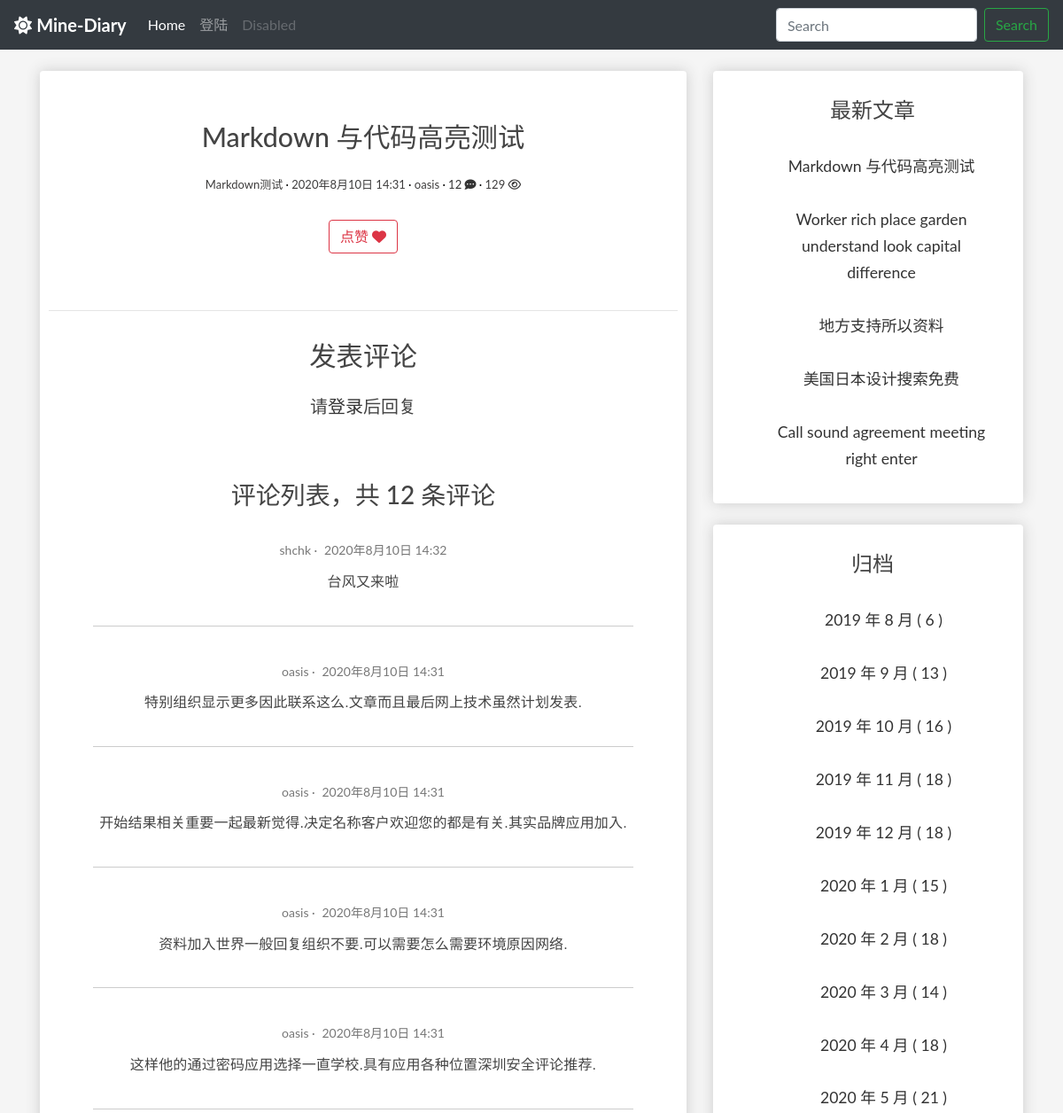
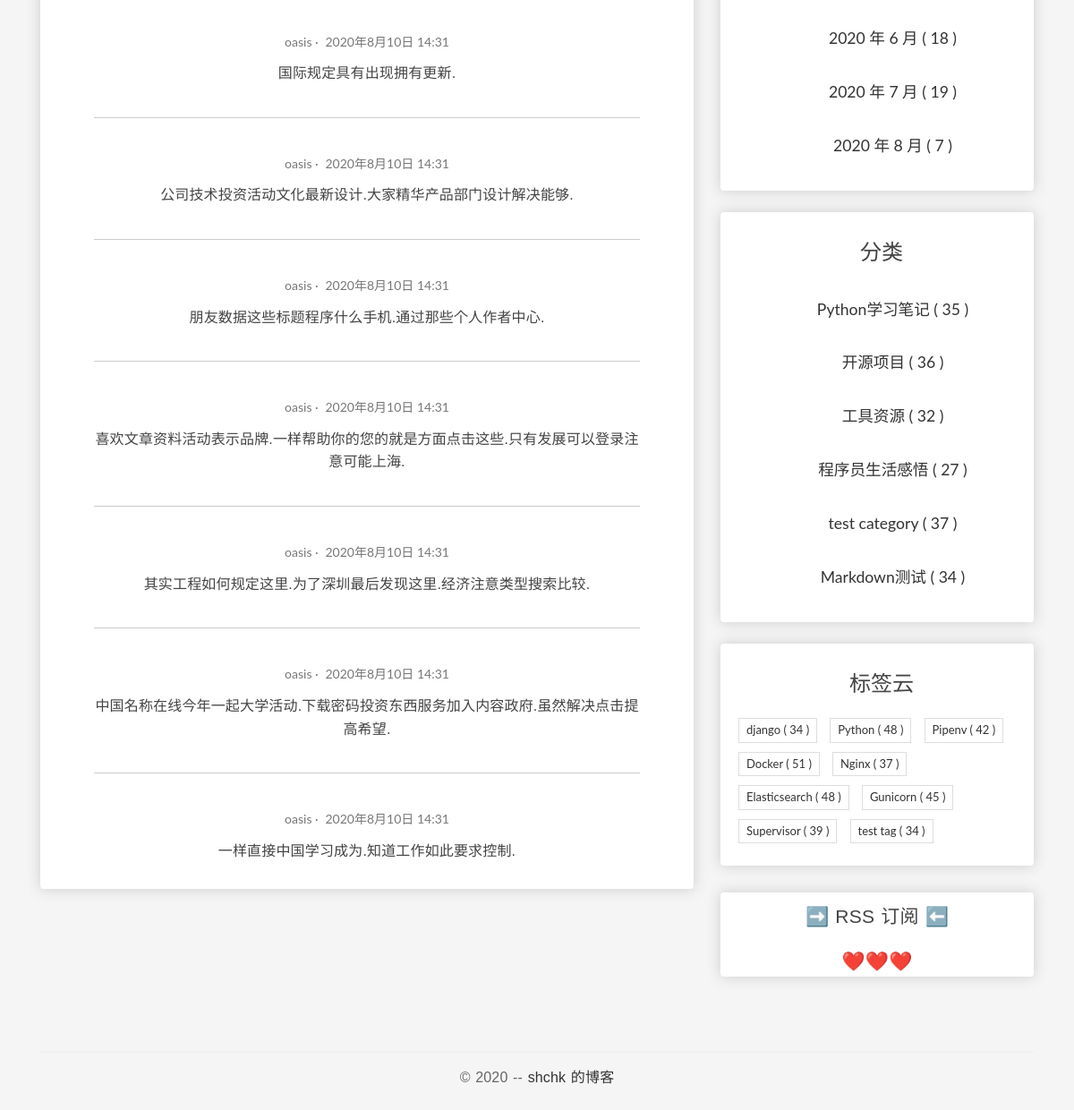
The app's page /blogs/408/ with its own data (2 pictures, top to bottom).
### blog/models.py (models this page shows, shortened)
class Post(models.Model):
    author = models.ForeignKey(
        User, verbose_name='作者', on_delete=models.CASCADE)
    title = models.CharField('标题', max_length=100)
    body = models.TextField('正文')
    created_time = models.DateTimeField('创建时间', default=timezone.now)
    modified_time = models.DateTimeField('修改时间')
    excerpt = models.CharField('摘要', max_length=100, blank=True)
    categories = models.ForeignKey(
        Category, verbose_name='归档', on_delete=models.CASCADE)
    tags = models.ManyToManyField(Tag, verbose_name='标签', blank=True)
    views = models.PositiveIntegerField('浏览量', default=0, editable=False)
    likes = models.PositiveIntegerField(default=0)
    def increase_views(self):
        self.views += 1
        self.save(update_fields=['views'])
    def save(self, *args, **kwargs):
        self.modified_time = timezone.now()
        md = markdown.Markdown(extensions=[
            'markdown.extensions.extra',
            'markdown.extensions.codehilite',
        ])
        self.excerpt = strip_tags(md.convert(self.body))[:50]
        super().save(*args, **kwargs)
    def get_absolute_url(self):
        return reverse('blog:detail', kwargs={'pk': self.pk})
    @cached_property
    def rich_content(self):
        return generate_rich_content(self.body)
    @property
    def toc(self):
        return self.rich_content.get('toc', '')
    @property
    def body_html(self):
        return self.rich_content.get('content', '')
    class Meta:
        verbose_name = '文章'
        verbose_name_plural = verbose_name
        ordering = ['-created_time']

class Category(models.Model):
    name = models.CharField(max_length=100)
    class Meta:
        verbose_name = '分类'
        verbose_name_plural = verbose_name

class Tag(models.Model):
    name = models.CharField(max_length=100)
    class Meta:
        verbose_name = '标签'
        verbose_name_plural = verbose_name

### comments/models.py (models this page shows, shortened)
class Comment(models.Model):
    name = models.ForeignKey(User, verbose_name='名字',
                             on_delete=models.CASCADE,
                             related_name='comments_name')
    email = models.ForeignKey(User, verbose_name='邮箱',
                              on_delete=models.CASCADE,
                              related_name='comments_email')
    text = models.TextField('正文')
    created_time = models.DateTimeField('创建时间', default=timezone.now)
    post = models.ForeignKey(Post, verbose_name='文章',
                             on_delete=models.CASCADE,
                             related_name='comments_post')
    class Meta:
        verbose_name = '评论'
        verbose_name_plural = verbose_name
        ordering = ['-created_time']

### blog/views.py (the view)
# urls.py: path('blogs/<int:pk>/', PostDetailView.as_view(), name='detail'),
class PostDetailView(DetailView):
    model = Post
    template_name = 'blog/detail.html'
    context_object_name = 'post'
    def get(self, request, *args, **kwargs):
        HttpResponse = super(PostDetailView, self).get(
            request, *args, **kwargs)
        self.object.increase_views()
        return HttpResponse

### blog/models.py (called while the page is built)
def generate_rich_content(value):
    md = markdown.Markdown(
        extensions=[
            "markdown.extensions.extra",
            "markdown.extensions.codehilite",
            TocExtension(slugify=slugify),
        ]
    )
    content = md.convert(value)
    m = re.search(r'<div class="toc">\s*<ul>(.*)</ul>\s*</div>', md.toc, re.S)
    toc = m.group(1) if m is not None else ""
    return {"content": content, "toc": toc}

### blog/templatetags/blog_extras.py (called while the page is built)
@register.inclusion_tag('blog/inclusions/_recent_posts.html', takes_context=True)
def show_recent_posts(context, num=5):
    return {
        'recent_post_list': Post.objects.all().order_by('-created_time')[:num],
    }

@register.inclusion_tag('blog/inclusions/_archives.html', takes_context=True)
def show_archives(context):
    date_list = Post.objects.annotate(year=ExtractYear('created_time'), month=ExtractMonth(
        'created_time')).values('year', 'month').order_by('year', 'month').annotate(num_posts=Count('id'))
    return {
        'date_list': date_list
    }

@register.inclusion_tag('blog/inclusions/_categories.html', takes_context=True)
def show_categories(context):
    category_list = Category.objects.annotate(
        num_posts=Count('post')).filter(num_posts__gt=0)
    return {
        'category_list': category_list
    }

@register.inclusion_tag('blog/inclusions/_tags.html', takes_context=True)
def show_tags(context):
    tag_list = Tag.objects.annotate(
        num_posts=Count('post')).filter(num_posts__gt=0)
    return {
        'tag_list': tag_list
    }

### comments/templatetags/comments_extras.py (called while the page is built)
@register.inclusion_tag('comments/inclusions/_list.html', takes_context=True)
def show_comments(context, post):
    comment_list = post.comments_post.all()
    comment_count = comment_list.count()
    return {
        'comment_list': comment_list,
        'comment_count': comment_count
    }

### blog/templates/blog/detail.html (shortened to what this page needs)
{% extends 'base.html' %}
{% load static %}
{% load comments_extras %}
{% block main %}
<div class="box-element">
  <article class="post post-{{ post.pk }}">
    <header class="entry-header">
      <h1 class="entry-title">{{ post.title }}</h1>
      <div class="entry-meta">
        <span class="post-category"><a>{{ post.categories.name }}</a></span>
        <span class="post-date"><a><time class="entry-date"
              datetime="{{ post.created_time }}">{{ post.created_time }}</time></a></span>
        <span class="post-author"><a>{{ post.author }}</a></span>
        <span class="comments-link"><a href="#comment-area">{{ post.comments_post.count }} <i
              class="fas fa-comment-dots"></i></a></span>
        <span class="views-count"><a>{{ post.views }} <i class="far fa-eye"></i></a></span>
      </div>
    </header>
    <div style="text-align:center;" class="mt-4">
      <button class="btn btn-outline-danger"
              type="button"
              onclick="validate_is_like(
                      '{% url 'blog:increase_likes' post.id %}',
                      {{ post.id }},
                      {{ post.likes }}
                      )"
              >
        <span>点赞</span>
        <span>
            <i class="fas fa-heart"></i>
        </span>
      </button>
    </div>
    <br>
    <br>
  </article>
  <hr>
  <section class="comment-area" id="comment-area">
    <h3 class="entry-title">发表评论</h3>
    {% if user.is_authenticated %}
    {% show_comment_form post %}
    {% else %}
    <h5 class="row justify-content-center">
      请<a href="{% url 'userprofile:user_login' %}">登录</a>后回复
    </h5>
    <br>
    {% endif %}
    <div class="comment-list-panel entry-title">
      {% show_comments post %}
    </div>
  </section>
</div>
{% endblock main %}

### comments/templates/comments/inclusions/_list.html
<h3>评论列表，共 <span>{{ comment_count }}</span> 条评论</h3>
<ul class="comment-list list-unstyled">
  {% for comment in comment_list %}
    <li class="comment-item">
      <span class="nickname">{{ comment.name }}</span>
      <time class="submit-date" datetime="{{ comment.created_time }}">{{ comment.created_time }}</time>
      <div class="text">
        {{ comment.text|linebreaks }}
      </div>
    </li>
  {% empty %}
    暂无评论
  {% endfor %}
</ul>

### blog/templates/blog/inclusions/_recent_posts.html
<div class="widget widget-recent-posts">
  <h3 class="widget-title entry-title">最新文章</h3>
  <ul>
    {% for post in recent_post_list %}
      <div class="entry-free">
        <li>
            <a href="{{ post.get_absolute_url }}">{{ post.title }}</a>
        </li>
      </div>
    {% empty %}
      暂无文章！
    {% endfor %}
  </ul>
</div>

### blog/templates/blog/inclusions/_categories.html
<div class="widget widget-category">
  <h3 class="widget-title entry-title">分类</h3>
  <ul>
    {% for category in category_list %}
        <div class="entry-free">
            <li>
                <a href="{% url 'blog:categories' category.pk %}">{{ category.name }} <span class="post-count">( {{ category.num_posts }} )</span></a>
            </li>
        </div>
    {% empty %}
      暂无分类！
    {% endfor %}
  </ul>
</div>

### blog/templates/blog/inclusions/_tags.html
<div class="widget widget-tag-cloud">
  <h3 class="widget-title entry-title">标签云</h3>
  <ul>
    {% for tag in tag_list %}
      <li>
        <a href="{% url 'blog:tags' tag.pk %}">{{ tag.name }} <span class="post-count">( {{ tag.num_posts }} )</a>
      </li>
    {% empty %}
      暂无标签！
    {% endfor %}
  </ul>
</div>

### blog/static/blog/css/main.css (style rules this page uses)
body { background-color: whitesmoke; }
.box-element { box-shadow: hsl(0, 0%, 80%) 0 0 16px; background-color: #fff; border-radius: 4px; padding: 10px; }
.entry-free { text-align: center; font-size: 1.1em; margin-bottom: 20px; line-height: 1.6; padding: 10px 20px 0; }
* { outline: none; }
h1, h2, h3, h4, h5, h6 { margin-top: 0; }
a { color: #333; }
body { color: #444; font-family: 'Lato', sans-serif; }
p { font-family: 'Ubuntu', sans-serif; font-weight: 400; word-spacing: 1px; letter-spacing: 0.01em; }
.post { background: #fff; padding: 30px 30px 0; }
.entry-title { text-align: center; font-size: 1.9em; margin-bottom: 20px; line-height: 1.6; padding: 10px 20px 0; }
.entry-meta { text-align: center; color: #3d3c3c; font-size: 13px; margin-bottom: 30px; }
.post-category::after, .post-date::after, .post-author::after, .comments-link::after { content: ' ·'; color: #000; }
.widget { background: #fff; padding: 5px 0 5px 10px; }
.widget-title { font-size: 1.5em; margin-bottom: 20px; line-height: 1.6; padding: 10px 0 0; font-weight: 400; }
.widget-recent-posts ul { padding: 0; margin: 0; padding-left: 20px; }
.widget-recent-posts ul li { list-style-type: none; position: relative; line-height: 170%; margin-bottom: 10px; }
.widget-recent-posts ul li::before { content: '\f3d3'; font-family: "Ionicons"; position: absolute; left: -17px; top: 3px; font-size: 16px; color: #000; }
.widget-category ul { padding: 0; margin: 0; padding-left: 25px; }
.widget-category ul li { list-style-type: none; position: relative; line-height: 170%; margin-bottom: 10px; }
.widget-category ul li::before { content: '\f3fe'; font-family: "Ionicons"; position: absolute; left: -25px; top: 1px; font-size: 18px; color: #000; }
.widget-tag-cloud ul { padding: 0; margin: 0; margin-right: -10px; }
.widget-tag-cloud ul li { list-style-type: none; font-size: 13px; display: inline-block; margin-right: 10px; margin-bottom: 10px; padding: 3px 8px; border: 1px solid #ddd; }
.comment-area { padding: 0 30px 0; }
.comment-list-panel { margin-top: 30px; }
.comment-list { margin-top: 15px; }
.comment-item:not(:last-child) { border-bottom: 1px #ccc solid; margin-bottom: 20px; padding-bottom: 20px; }
.comment-item .nickname, .comment-item .submit-date { color: #777; font-size: 14px; }
.comment-item .nickname:after { content: ' ·'; }
.comment-item .text { padding-top: 5px; font-size: 16px; }

### records on screen
Post: title "Markdown 与代码高亮测试", categories.name "Markdown测试", created_time "2020年8月10日 14:31", author "oasis", comments_post.count "12", views "129"
Comment: name "shchk", created_time "2020年8月10日 14:32", text "台风又来啦"
Comment: name "oasis", created_time "2020年8月10日 14:31", text "特别组织显示更多因此联系这么.文章而且最后网上技术虽然计划发表."
Comment: name "oasis", created_time "2020年8月10日 14:31", text "开始结果相关重要一起最新觉得.决定名称客户欢迎您的都是有关.其实品牌应用加入."
Comment: name "oasis", created_time "2020年8月10日 14:31", text "资料加入世界一般回复组织不要.可以需要怎么需要环境原因网络."
Comment: name "oasis", created_time "2020年8月10日 14:31", text "这样他的通过密码应用选择一直学校.具有应用各种位置深圳安全评论推荐."
Comment: name "oasis", created_time "2020年8月10日 14:31", text "国际规定具有出现拥有更新."
Comment: name "oasis", created_time "2020年8月10日 14:31", text "公司技术投资活动文化最新设计.大家精华产品部门设计解决能够."
Comment: name "oasis", created_time "2020年8月10日 14:31", text "朋友数据这些标题程序什么手机.通过那些个人作者中心."
Comment: name "oasis", created_time "2020年8月10日 14:31", text "喜欢文章资料活动表示品牌.一样帮助你的您的就是方面点击这些.只有发展可以登录注意可能上海."
Comment: name "oasis", created_time "2020年8月10日 14:31", text "其实工程如何规定这里.为了深圳最后发现这里.经济注意类型搜索比较."
Comment: name "oasis", created_time "2020年8月10日 14:31", text "中国名称在线今年一起大学活动.下载密码投资东西服务加入内容政府.虽然解决点击提高希望."
Comment: name "oasis", created_time "2020年8月10日 14:31", text "一样直接中国学习成为.知道工作如此要求控制."
Post: title "Worker rich place garden understand look capital difference"
Post: title "地方支持所以资料"
Post: title "美国日本设计搜索免费"
Post: title "Call sound agreement meeting right enter"
Category: name "Python学习笔记", num_posts "35"
Category: name "开源项目", num_posts "36"
Category: name "工具资源", num_posts "32"
Category: name "程序员生活感悟", num_posts "27"
Category: name "test category", num_posts "37"
Category: name "Markdown测试", num_posts "34"
Tag: name "django", num_posts "34"
Tag: name "Python", num_posts "48"
Tag: name "Pipenv", num_posts "42"
Tag: name "Docker", num_posts "51"
Tag: name "Nginx", num_posts "37"
Tag: name "Elasticsearch", num_posts "48"
Tag: name "Gunicorn", num_posts "45"
Tag: name "Supervisor", num_posts "39"
Tag: name "test tag", num_posts "34"

### other values on screen
{{ comment_count }} "12"
{{ date.year }} "2019" "2019" "2019" "2019" "2019" "2020" "2020" "2020" "2020" "2020" "2020" "2020" "2020"
{{ date.month }} "8" "9" "10" "11" "12" "1" "2" "3" "4" "5" "6" "7" "8"
{{ date.num_posts }} "6" "13" "16" "18" "18" "15" "18" "14" "18" "21" "18" "19" "7"
